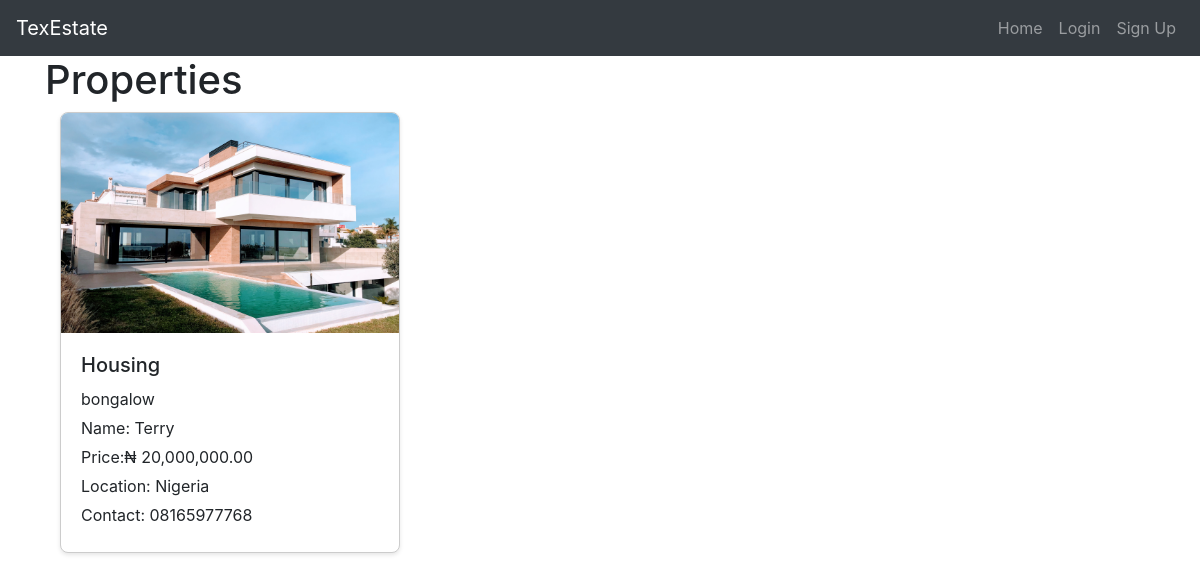
The page /home on the database its author committed.
### website/models.py (models this page shows)
class Image(db.Model):
    id = db.Column(db.Integer, primary_key=True)
    filename = db.Column(db.String(255))
    filepath = db.Column(db.String(255))
    property_id = db.Column(db.Integer, db.ForeignKey('property.id'))
    property = db.relationship('Property', backref='images')
    def get_image_url(self):
        return f"/static/uploads/{self.filename}"

class Property(db.Model):
    id = db.Column(db.Integer, primary_key=True)
    title = db.Column(db.String(100), nullable=False)
    description = db.Column(db.Text, nullable=False)
    price = db.Column(db.Float, nullable=False)
    location = db.Column(db.String(100), nullable=False)
    photo = db.Column(db.String(100), nullable=False)
    user_id = db.Column(db.Integer, db.ForeignKey('user.id'), nullable=False)

class User(db.Model, UserMixin):
    id = db.Column(db.Integer, primary_key=True)
    firstname = db.Column(db.String(50), nullable=False)
    lastname = db.Column(db.String(50), nullable=False)
    email = db.Column(db.String(120), unique=True, nullable=False)
    password = db.Column(db.String(255), nullable=False)
    created_at = db.Column(db.DateTime, default=datetime.utcnow)
    phone_number = db.Column(db.String(20), default='N/A')
    properties = db.relationship('Property', backref='user', lazy=True)

### website/views.py (the view, shortened to what this page needs)
@views.route('/home')
def home():
    images = Image.query.all()
    user = get_user_data()
    properties = Property.query.all()
    return render_template('home.html', user=current_user,properties=properties, images=images)

### website/format.py (called while the page is built)
def format_price(value):
    return '{:,.2f}'.format(value)

### website/views.py (called while the page is built)
def get_user_data():
    if current_user.is_authenticated:
        user_id = current_user.id
        user = User.query.get(user_id)
        return user
    else:
        return None

### website/templates/home.html (shortened to what this page needs)
{% extends "base.html" %}{% block title %}Home{% endblock %}
{% block content %}
<h1>Properties</h1>
<div class="container">
  <div class="row">
    {% for image in images %}
    <div class="col-md-4">
      <div class="card property-card">
        <img src="{{ image.get_image_url() }}" class="card-img-top" alt="{{ image.property.title }}">
        <div class="card-body">
          <h5 class="card-title">{{ image.property.title }}</h5>
          <p class="card-text">{{ image.property.description }}</p>
          <p class="card-text">Name: {{ image.property.user.firstname }}</p>
          <p class="card-text">Price:₦ {{ image.property.price|format_price }}</p>
          <p class="card-text">Location: {{ image.property.location }}</p>
          <p class="card-text">Contact: {{ image.property.user.phone_number }}</p>
        </div>
      </div>
    </div>
    {% endfor %}
  </div>
</div>
{% endblock %}

### website/static/styles.css (style rules this page uses)
body { overflow-y: hidden; }

### website/templates/home.html (style rules this page uses)
body { overflow: auto; }
.property-card { margin-bottom: 20px; border: 1px solid #ccc; border-radius: 8px; overflow: hidden; box-shadow: 0 2px 4px rgba(0, 0, 0, 0.1); transition: transform 0.3s; }
.property-card img { height: 220px; object-fit: cover; }
.property-card .card-body { padding: 20px; }
.property-card h5.card-title { margin-bottom: 10px; font-size: 20px; }
.property-card p.card-text { margin-bottom: 5px; font-size: 16px; }

### rows shown on the page
Image: get_image_url (picture), property "Housing", property.description "bongalow", property.user.firstname "Terry", property.price "20,000,000.00", property.location "Nigeria", property.user.phone_number "08165977768"
